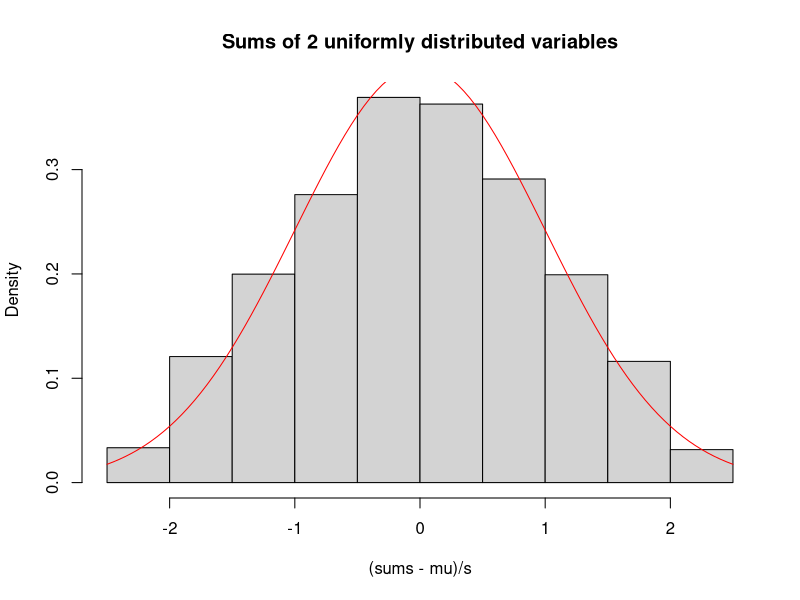
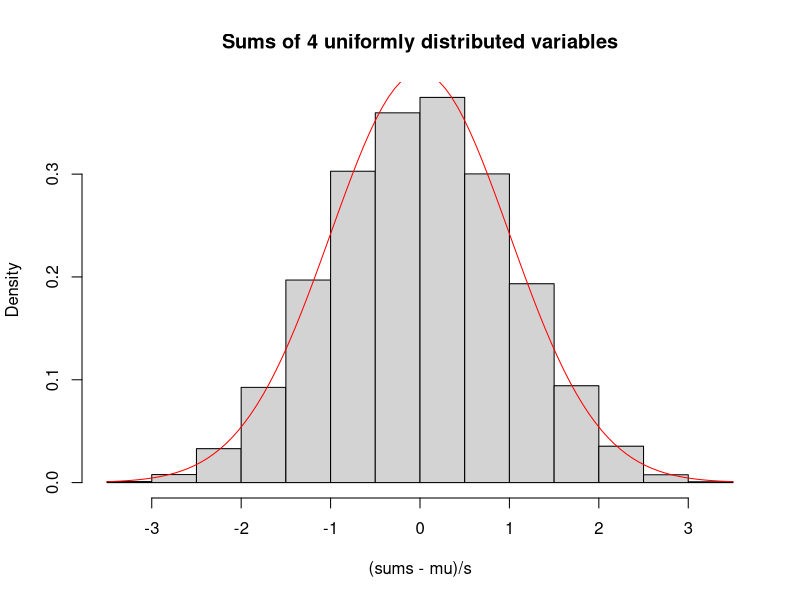
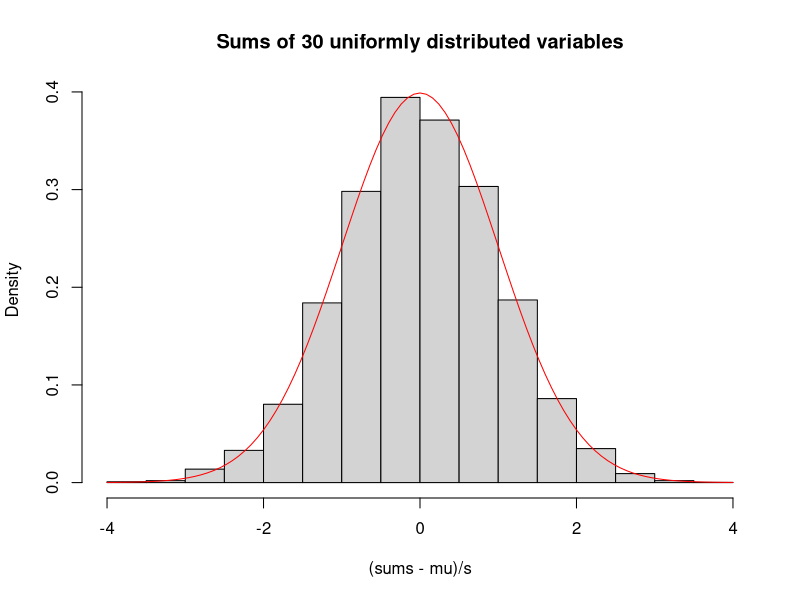
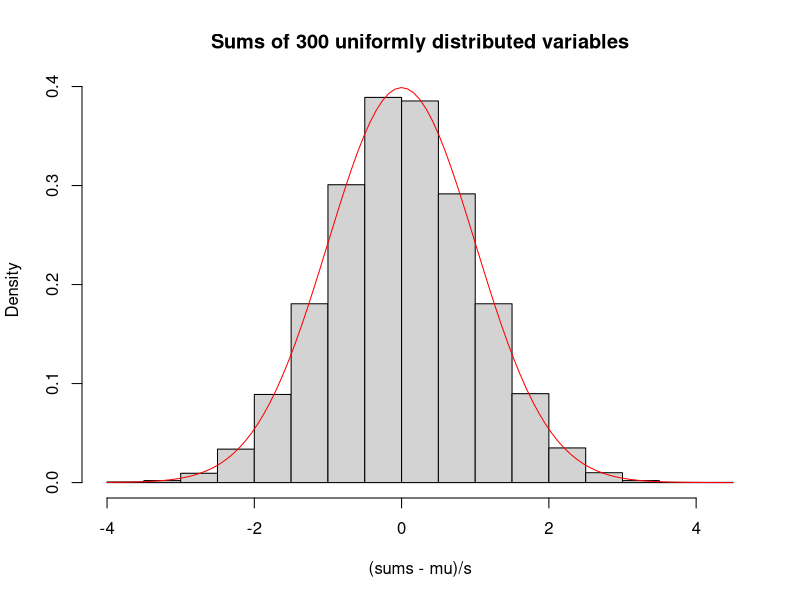
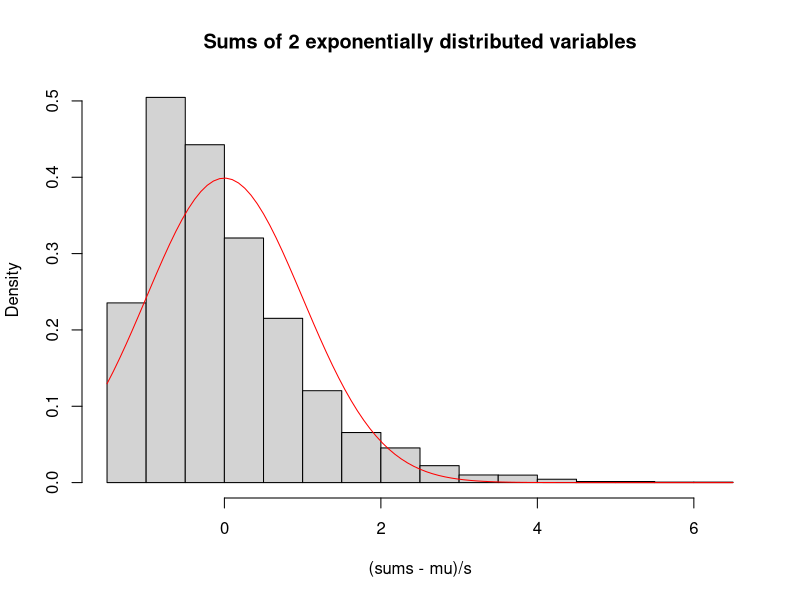
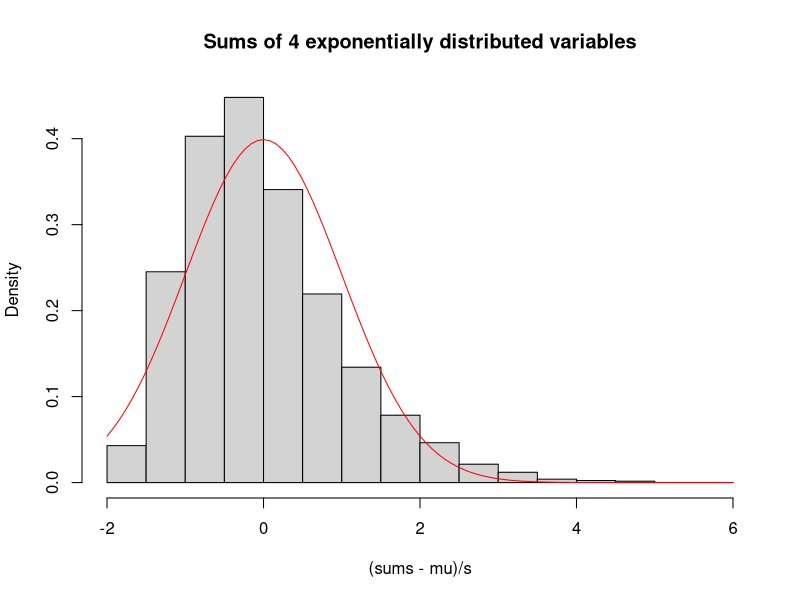
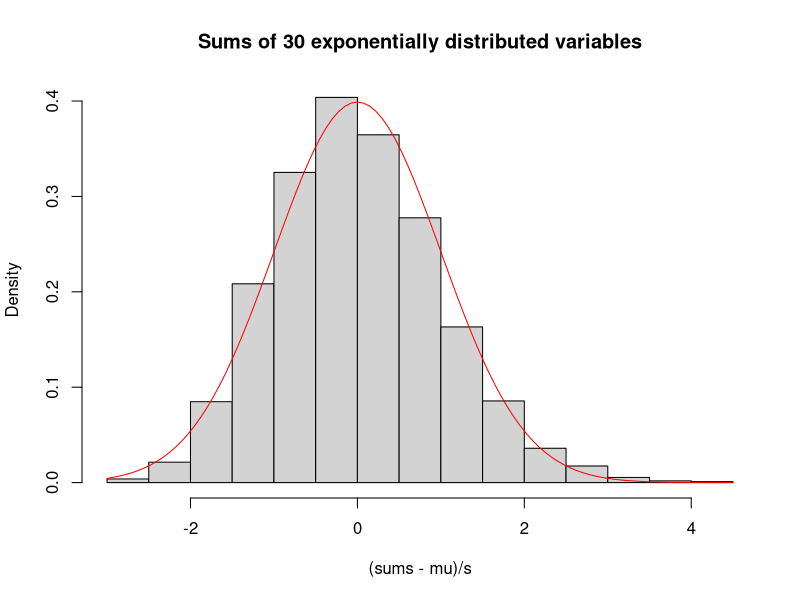
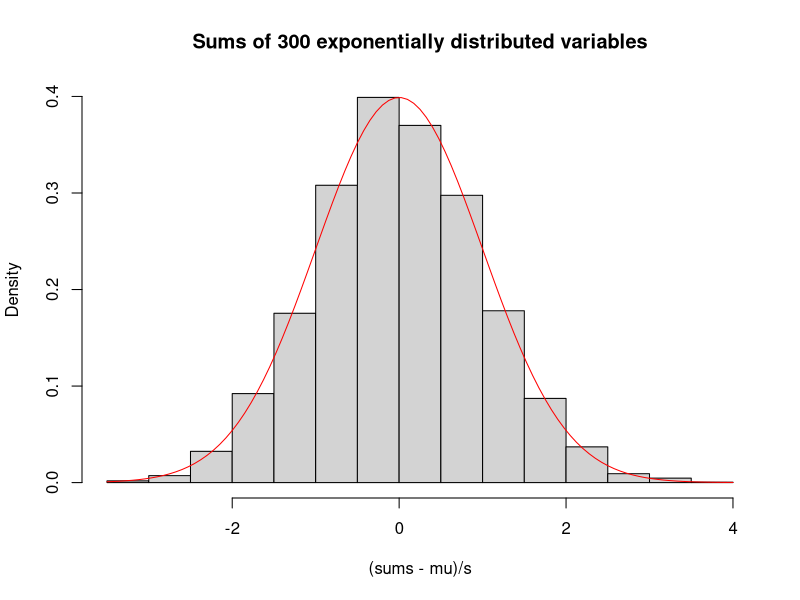

The R script that drew these images, in order:
## ---- chunk 1
for(i in c(2, 4, 30, 300)) {
	# Repeat the experiment 10000 times
	sums= replicate(10000,sum(runif(i)))
	
	# Sample mean and standard deviation
	mu=mean(sums)
	s = sd(sums)
	
	# Plot the histogram of sums
	hist((sums-mu)/s,freq=FALSE, main=paste("Sums of", i,"uniformly distributed variables"))
	
	# Add the normal curve for comparison
	x <- seq(0,i,length=100)
	curve(dnorm(x), col = "red", add = TRUE)
}
## ---- chunk 2
for(i in c(2, 4, 30, 300)) {
	sums= replicate(10000,sum(rexp(i)))
	mu = mean(sums)
	s = sd(sums)
	hist((sums-mu)/s,freq=FALSE, main=paste("Sums of", i,"exponentially distributed variables"))
	x <- seq(0,i,length=100)
	curve(dnorm(x), col = "red", add = TRUE)
}
## ---- chunk 3
plot(ecdf(x))


## ---- chunk 4

monte_carlov_mthd <- function(x) {
  kd= seq(from = 0,to = x)
  pr = c()
  for(i in kd){
  #  pr <- append(abs(Fnormal(i)-Fsum(i))
    
  }
  return (max(pr))
}

## ---- chunk 5

St <- function(n, k, A){
  #(k-A)/(s/sqrt(n))
  return ()
}

